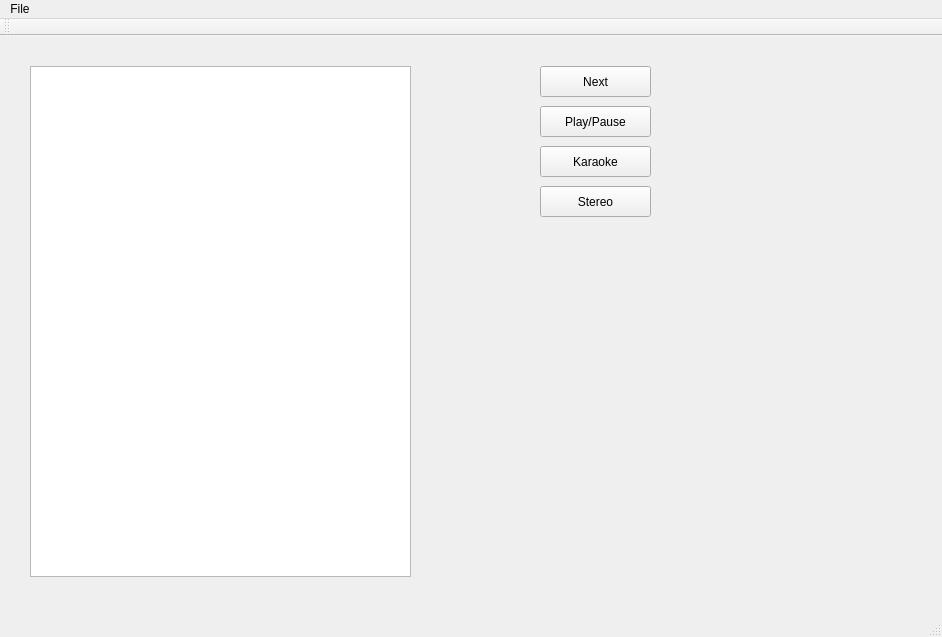
<?xml version="1.0" encoding="UTF-8"?>
<ui version="4.0">
 <class>MainWindow</class>
 <widget class="QMainWindow" name="MainWindow">
  <property name="geometry">
   <rect>
    <x>0</x>
    <y>0</y>
    <width>942</width>
    <height>637</height>
   </rect>
  </property>
  <property name="windowTitle">
   <string>MainWindow</string>
  </property>
  <widget class="QWidget" name="centralWidget">
   <widget class="QPushButton" name="nextButton">
    <property name="geometry">
     <rect>
      <x>540</x>
      <y>30</y>
      <width>111</width>
      <height>31</height>
     </rect>
    </property>
    <property name="text">
     <string>Next</string>
    </property>
   </widget>
   <widget class="QPushButton" name="playButton">
    <property name="geometry">
     <rect>
      <x>540</x>
      <y>70</y>
      <width>111</width>
      <height>31</height>
     </rect>
    </property>
    <property name="text">
     <string>Play/Pause</string>
    </property>
   </widget>
   <widget class="QPushButton" name="vocalButton">
    <property name="geometry">
     <rect>
      <x>540</x>
      <y>110</y>
      <width>111</width>
      <height>31</height>
     </rect>
    </property>
    <property name="text">
     <string>Karaoke</string>
    </property>
   </widget>
   <widget class="QPushButton" name="stereoButton">
    <property name="geometry">
     <rect>
      <x>540</x>
      <y>150</y>
      <width>111</width>
      <height>31</height>
     </rect>
    </property>
    <property name="text">
     <string>Stereo</string>
    </property>
   </widget>
   <widget class="QListWidget" name="songList">
    <property name="geometry">
     <rect>
      <x>30</x>
      <y>30</y>
      <width>381</width>
      <height>511</height>
     </rect>
    </property>
    <property name="font">
     <font>
      <pointsize>14</pointsize>
     </font>
    </property>
   </widget>
  </widget>
  <widget class="QMenuBar" name="menuBar">
   <property name="geometry">
    <rect>
     <x>0</x>
     <y>0</y>
     <width>942</width>
     <height>27</height>
    </rect>
   </property>
   <widget class="QMenu" name="menuFile">
    <property name="title">
     <string>File</string>
    </property>
    <addaction name="actionEnter"/>
   </widget>
   <addaction name="menuFile"/>
  </widget>
  <widget class="QToolBar" name="mainToolBar">
   <attribute name="toolBarArea">
    <enum>TopToolBarArea</enum>
   </attribute>
   <attribute name="toolBarBreak">
    <bool>false</bool>
   </attribute>
  </widget>
  <widget class="QStatusBar" name="statusBar"/>
  <action name="actionEnter">
   <property name="text">
    <string>Enter</string>
   </property>
  </action>
 </widget>
 <layoutdefault spacing="6" margin="11"/>
 <resources/>
 <connections/>
</ui>
